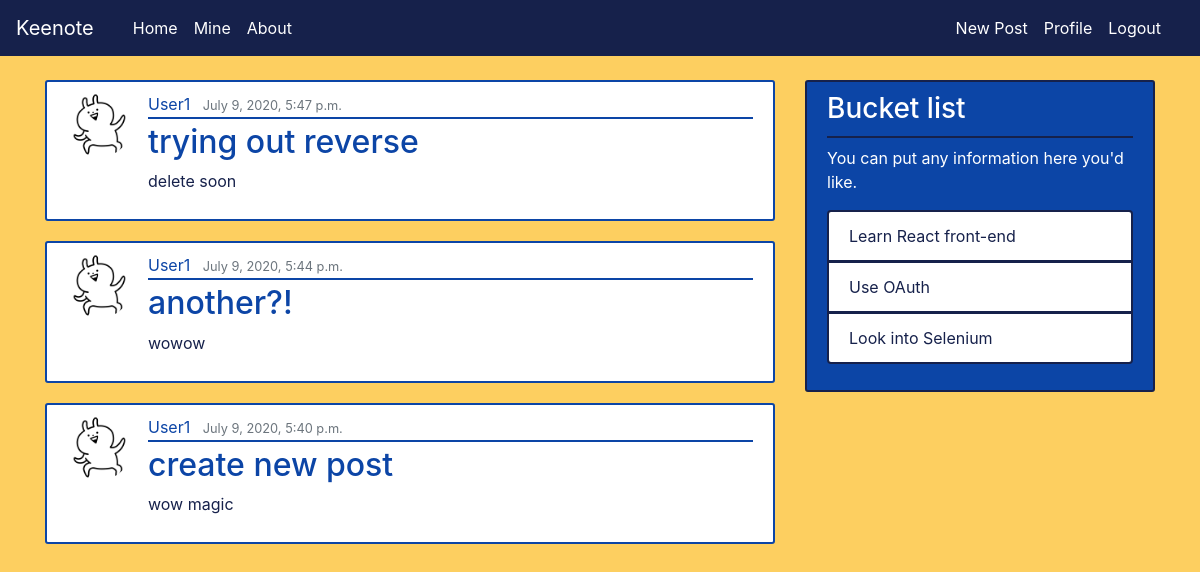
The page /mine/ (signed in) on the database its author committed.
### blog/models.py (models this page shows, shortened)
class Post(models.Model):
    title = models.CharField(max_length = 200)
    content = models.TextField()
    date_posted = models.DateTimeField(default=timezone.now)
    author = models.ForeignKey(User, on_delete=models.CASCADE)

### users/models.py (models this page shows, shortened)
class Profile(models.Model):
    user = models.OneToOneField(User, on_delete=models.CASCADE)
    image = models.ImageField(default='default.PNG', upload_to='profile_pics')

### blog/views.py (the view)
# urls.py: path('mine/', MyPostsView.as_view(), name="my-posts"),
class MyPostsView(LoginRequiredMixin, ListView):
    model = Post
    template_name = "blog/mine.html" # naming convention:<app>/<model>_<viewtype>.html
    context_object_name = 'posts'
    ordering = ['-date_posted']

### blog/templates/blog/mine.html
{% extends "blog/base.html" %}
{% block content %}
    {% for post in posts %}
        {% if post.author == user %}
            <article class="media content-section">
                <img class="rounded-circle article-img" src="{{ post.author.profile.image.url }}">
                <div class="media-body">
                    <div class="article-metadata">
                        <a class="mr-2 article-author" href="#">{{ post.author }}</a>
                        <small class="text-muted">{{ post.date_posted }}</small>
                    </div>
                    <h2><a class="article-title" href="{% url 'post-detail' post.id %}">{{ post.title }}</a></h2>
                    <p class="article-content">{{ post.content }}</p>
                </div>
            </article>
        {% endif %}
    {% endfor %}
{% endblock %}

### blog/static/blog/main.css (style rules this page uses)
body { background: #fdcf60; color: #16214b; margin-top: 5rem; }
h1, h2, h3, h4, h5, h6 { color: #16214b; }
.content-section { background-color: #ffffff; padding: 10px 20px; border: 2px solid #0c45a6; border-radius: 3px; margin-bottom: 20px; }
.article-title { color: #0c45a6; }
.article-content { white-space: pre-line; }
.article-img { height: 65px; width: 65px; margin-right: 16px; }
.article-metadata { padding-bottom: 1px; margin-bottom: 4px; border-bottom: 2px solid #0c45a6 }
.article-author { color: #0c45a6; }

### rows shown on the page
Post: author.profile.image (placeholder picture), author "User1", date_posted "July 9, 2020, 5:47 p.m.", title "trying out reverse", content "delete soon"
Post: author.profile.image (placeholder picture), author "User1", date_posted "July 9, 2020, 5:44 p.m.", title "another?!", content "wowow"
Post: author.profile.image (placeholder picture), author "User1", date_posted "July 9, 2020, 5:40 p.m.", title "create new post", content "wow magic"
